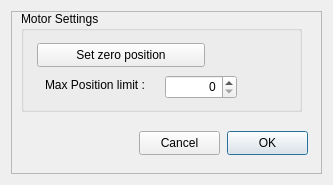
<?xml version="1.0" encoding="UTF-8"?>
<ui version="4.0">
 <class>X2Focus</class>
 <widget class="QDialog" name="X2Focus">
  <property name="geometry">
   <rect>
    <x>0</x>
    <y>0</y>
    <width>333</width>
    <height>185</height>
   </rect>
  </property>
  <property name="sizePolicy">
   <sizepolicy hsizetype="Fixed" vsizetype="Fixed">
    <horstretch>0</horstretch>
    <verstretch>0</verstretch>
   </sizepolicy>
  </property>
  <property name="minimumSize">
   <size>
    <width>0</width>
    <height>0</height>
   </size>
  </property>
  <property name="maximumSize">
   <size>
    <width>640</width>
    <height>312</height>
   </size>
  </property>
  <property name="windowTitle">
   <string>AAF2</string>
  </property>
  <layout class="QHBoxLayout" name="horizontalLayout_12">
   <item>
    <widget class="X2Form" name="X2Form">
     <property name="minimumSize">
      <size>
       <width>0</width>
       <height>0</height>
      </size>
     </property>
     <property name="maximumSize">
      <size>
       <width>99999</width>
       <height>99999</height>
      </size>
     </property>
     <property name="sizeIncrement">
      <size>
       <width>1</width>
       <height>1</height>
      </size>
     </property>
     <property name="frameShape">
      <enum>QFrame::StyledPanel</enum>
     </property>
     <property name="frameShadow">
      <enum>QFrame::Raised</enum>
     </property>
     <widget class="QGroupBox" name="groupBox">
      <property name="geometry">
       <rect>
        <x>10</x>
        <y>0</y>
        <width>281</width>
        <height>101</height>
       </rect>
      </property>
      <property name="title">
       <string>Motor Settings</string>
      </property>
      <widget class="QLabel" name="label_4">
       <property name="geometry">
        <rect>
         <x>24</x>
         <y>64</y>
         <width>120</width>
         <height>20</height>
        </rect>
       </property>
       <property name="text">
        <string>Max Position limit :</string>
       </property>
      </widget>
      <widget class="QSpinBox" name="posLimit">
       <property name="geometry">
        <rect>
         <x>144</x>
         <y>64</y>
         <width>72</width>
         <height>24</height>
        </rect>
       </property>
       <property name="alignment">
        <set>Qt::AlignRight|Qt::AlignTrailing|Qt::AlignVCenter</set>
       </property>
       <property name="maximum">
        <number>65535</number>
       </property>
      </widget>
      <widget class="QPushButton" name="pushButton">
       <property name="geometry">
        <rect>
         <x>16</x>
         <y>32</y>
         <width>168</width>
         <height>24</height>
        </rect>
       </property>
       <property name="text">
        <string>Set zero position</string>
       </property>
      </widget>
     </widget>
     <widget class="QPushButton" name="pushButtonCancel">
      <property name="geometry">
       <rect>
        <x>128</x>
        <y>120</y>
        <width>81</width>
        <height>24</height>
       </rect>
      </property>
      <property name="text">
       <string>Cancel</string>
      </property>
     </widget>
     <widget class="QPushButton" name="pushButtonOK">
      <property name="enabled">
       <bool>true</bool>
      </property>
      <property name="geometry">
       <rect>
        <x>216</x>
        <y>120</y>
        <width>81</width>
        <height>24</height>
       </rect>
      </property>
      <property name="text">
       <string>OK</string>
      </property>
      <property name="default">
       <bool>true</bool>
      </property>
     </widget>
    </widget>
   </item>
  </layout>
 </widget>
 <customwidgets>
  <customwidget>
   <class>X2Form</class>
   <extends>QFrame</extends>
   <header>x2form.h</header>
   <container>1</container>
  </customwidget>
 </customwidgets>
 <resources/>
 <connections/>
</ui>
